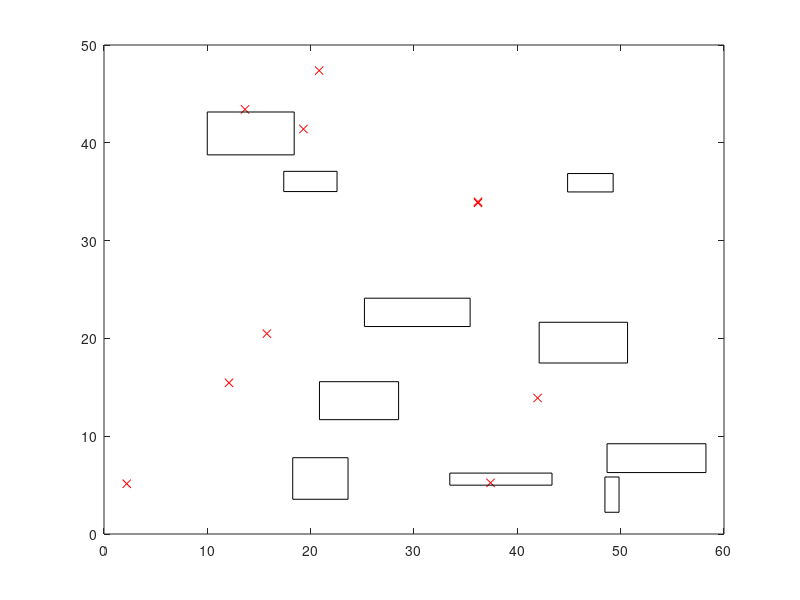

Write MATLAB code to recreate this figure. (Note: this script raises an error after producing the figure.)
%% Obstacle builder
close all hidden;
%Graph Variables:
Xmax=50;%maximum x-dimension
Ymax=50;%maximum y-dimension

% create 0 matrix with [3 columns: C1 for ID, C2&C3 for coordinates] and 
% [N rows for the nodes]
N=10;
mat=zeros(N,3);
for i = 1:N
    randXN=Xmax*rand;
    randYN=Ymax*rand;
    new=[i randYN randXN];
    mat(i,:)=new;
    
end
figure ('Name','Nodes');
mate=mat(:,[2 3]);
plot(mat(:,2),mat(:,3),'rx')
%scatter(mat(:,2),mat(:,3));

%Bbstacle Variables:
MinObstacleCount=6;%define min amount of obstacles
MaxObstacleCount=20;
ObstacleCount=randi([MinObstacleCount,MaxObstacleCount]);%define max amount of obstacles
ObstacleMatrix=zeros(ObstacleCount,5);%create obstacle matrix for rectangles where columns are: index, x, y, w, h
ObstacleMap=zeros(ObstacleCount,4);
%figure('Name','Obstacles');
%axis([0,50,0,50])
j=1;
while j<=ObstacleCount %while loop for constructing obstacles
    x1=Xmax*rand; %random x coordinate
    y1=Xmax*rand; %random y coordinate
    w=Ymax*rand*0.2+1;  %random width
    h=Ymax*rand*0.1+1;  %random height
    k=1; 
    while k<j+1 %while loop for checking all obstacles for collission with newly made obstacle

        %Define variables
        OM2=ObstacleMatrix(k,2);
        OM3=ObstacleMatrix(k,3);
        xv=ObstacleMatrix(k,2)+ObstacleMatrix(k,4);
        yv=ObstacleMatrix(k,3)+ObstacleMatrix(k,5);
        Ow=x1+w;
        Oh=y1+h;
             %Point in obstacle
             % x and y inside obstacle
             if x1>=OM2 & x1<=xv & y1>=OM3 & y1<=yv
                    x1=Xmax*rand;
                    y1=Xmax*rand;
                    disp('If-statement 1 break');
                    k=1;

%following drawing depicts an obstacle in our state space where every vertice is assigned a number, zo we can describe how the new obstacle could intersect.                     
%     3                 
%     __                 yv.__.                             Oh.__.
% 2  |__|  4               |__| (points on old obstacle)      |__| (points on new obstacle) 
%                       OM3'  'xv                           y1'  'Ow
%     1                    OM2                                x1


             %other possible intersections       
             else
                    % Oh inside interval of obstacle onwards
                    if Oh<=yv & Oh>= OM3
                        % y1 and Oh inside interval of obstacle
                        if y1<=yv & y1>=OM3
                            % x1 outside interval and Ow inside interval of obstacle: 2 intersection fully
                            if x1<=OM2 & x1<=xv & Ow>=OM2 & Ow>=xv 
                                x1=Xmax*rand;
                                y1=Xmax*rand;
                                disp('If-statement 2f break');
                                k=1;
                            % x1 and Ow outside interval of obstacle: 2,4 intersection
                            elseif x1<=OM2 & x1<=xv & Ow<=OM2 & Ow<=xv 
                                x1=Xmax*rand;
                                y1=Xmax*rand;
                                disp('If-statement 2,4 break');
                                k=1;
                            end
                        % Oh inside interval and y1 outside interval
                        elseif y1<=yv & y1<=OM3
                            % x1 and Ow outside interval of obstacle: 2 intersection partially down
                            if x1<=OM2 & x1<=xv & Ow<=OM2 & Ow<=xv
                                x1=Xmax*rand;
                                y1=Xmax*rand;
                                disp('If-statement 2pd break');
                                k=1;
                            % x1 outside and Ow inside interval of obstacle: 2,1 intersection 
                            elseif x1<=OM2 & x1<=xv & Ow>=OM2 & Ow<=xv
                                x1=Xmax*rand;
                                y1=Xmax*rand;
                                disp('If-statement 2,1 break');
                                k=1;
                            % x1 inside and Ow outside interval of obstacle: 1,4 intersection 
                            elseif x1>=OM2 & x1<=xv & Ow>=OM2 & Ow>=xv
                                x1=Xmax*rand;
                                y1=Xmax*rand;
                                disp('If-statement 1,4 break');
                                k=1;
                            % x1 and Ow inside interval of obstacle: 3 intersection fully
                            elseif x1>=OM2 & x1<=-xv & Ow>=OM2 & Ow<=xv
                                x1=Xmax*rand;
                                y1=Xmax*rand;
                                disp('If-statement 3f break');
                                k=1;
                            end
                        end
                    % Oh outside interval of obstacle onwards
                    % x1 inside interval of obstacle
                    elseif x1>=OM2 & x1<=xv
                        % y1 and Oh outside of interval obstacle
                        if y1<=OM3 & y1<=yv & Oh>=OM3 & Oh>=yv
                            % Ow inside interval of obstacle: 1,3 intersection
                            if Ow>=OM2 & Ow<=xv 
                                x1=Xmax*rand;
                                y1=Xmax*rand;
                                disp('If-statement 1,3 break');
                                k=1;
                            % Ow outside interval of obstacle: 1,3 intersection partially right
                            elseif Ow>=OM2 & Ow>=xv
                                x1=Xmax*rand;
                                y1=Xmax*rand;
                                disp('If-statement 1,3pr break');
                                k=1;
                            end
                        end
                    % x1 outside interval of obstacle onwards
                    elseif x1<=OM2 & x1<=xv
                        % Ow inside interval of obstacle
                        if Ow>=OM2 & Ow<=xv
                            % y1 inside and Oh outside interval of obstacle: 2,3 intersection
                            if y1>=OM3 & y1<=yv & Oh>=OM3 & Oh>=yv
                                x1=Xmax*rand;
                                y1=Xmax*rand;
                                disp('If-statement 2,3 break');
                                k=1;
                            % y1 and Oh outside interval of obstacle: 1,3 intersection partially left
                            elseif y1<=OM3 & y1<=yv & Oh>=OM3 & Oh>=yv
                                x1=Xmax*rand;
                                y1=Xmax*rand;
                                disp('If-statement 1,3pl break');
                                k=1;
                            end
                        end
                    % y1 inside and x1, Ow and Oh outside interval obstacle: 2 intersection partially up
                    elseif y1>=OM3 & y1<=yv & x1<=OM2 & x1<=xv & Ow>=OM2 & Ow>=xv & Oh>=OM3 & Oh>=yv
                        x1=Xmax*rand;
                        y1=Xmax*rand;
                        disp('If-statement 2pu break');
                        k=1;
                    %encapsulation obstacle
                    elseif y1<=OM3 & y1<=Oh & Oh>=OM3 & Oh>=yv & x1<=OM2 & x1<=xv & Ow>=OM2 & Ow>=xv
                        x1=Xmax*rand;
                        y1=Xmax*rand;
                        disp('If-statement e break');
                        k=1;
                    else
                        k=k+1;
                    end
             end
                                  
    	    k=k+1;
     end
        
    Obstacle=[j,x1,y1,w,h];
    ObstacleMatrix(j,:)=Obstacle;
    Obstaclemapper=[x1,y1,x1+w,y1+h]; %map of obstacles with [x1,y1,x2,y2]
    ObstacleMap(j,:)=Obstaclemapper;
    rectangle('position', Obstacle(:,[2,3,4,5]));
    j=j+1;
end
writematrix(ObstacleMap, 'ObstacleMap.csv');
writematrix(ObstacleMatrix, 'RectangleMatrix.csv');




 
  